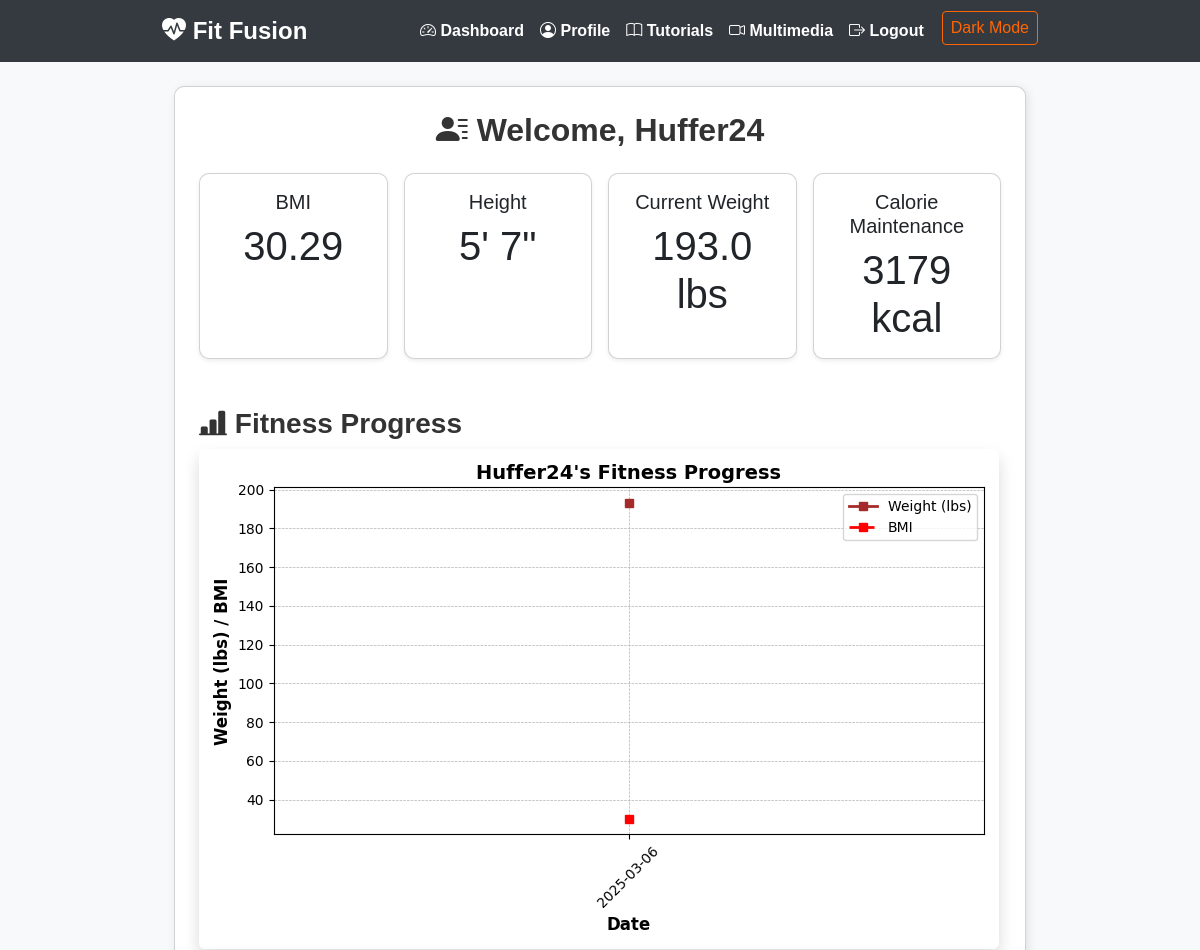
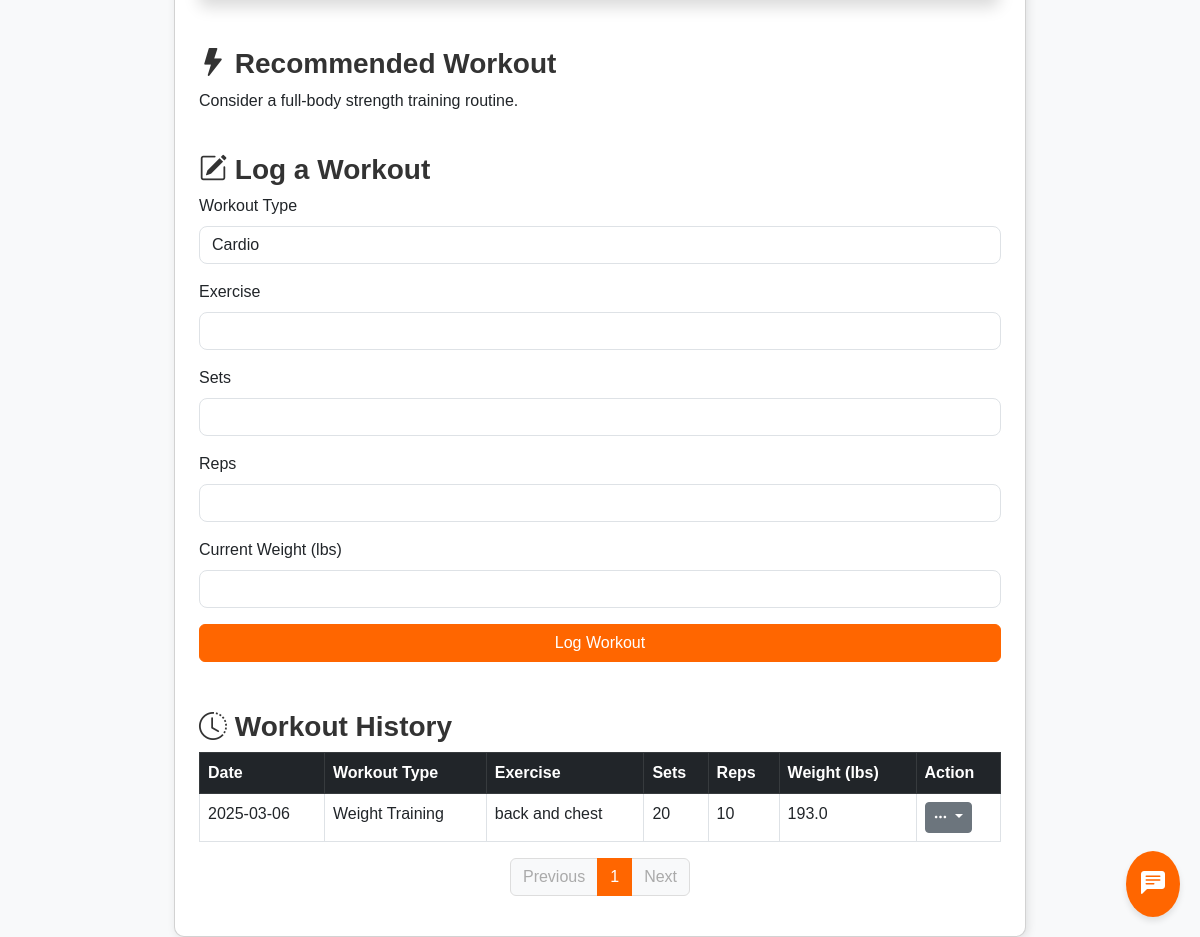
Page /dashboard (signed in) on the committed database (2 pictures, top to bottom).
### app.py (models this page shows)
class User(db.Model):
    id = db.Column(db.Integer, primary_key=True)
    username = db.Column(db.String(80), unique=True, nullable=False)
    email = db.Column(db.String(120), unique=True, nullable=False)
    password = db.Column(db.String(256), nullable=False)
    age = db.Column(db.Integer, nullable=False)
    gender = db.Column(db.String(10), nullable=False)
    height = db.Column(db.Float, nullable=False)  # Stored in meters
    weight = db.Column(db.Float, nullable=False)  # Stored in kg
    activity_level = db.Column(db.String(20), nullable=False)
    workout_preference = db.Column(db.String(20), nullable=True)
    goal = db.Column(db.String(50), nullable=True)

class WorkoutLog(db.Model):
    id = db.Column(db.Integer, primary_key=True)
    user_id = db.Column(db.Integer, db.ForeignKey('user.id'), nullable=False)
    workout_type = db.Column(db.String(50), nullable=False)
    exercise = db.Column(db.String(100), nullable=False)
    sets = db.Column(db.Integer, nullable=False)
    reps = db.Column(db.Integer, nullable=False)
    weight = db.Column(db.Float, nullable=True)  # in kg
    date = db.Column(db.DateTime, default=datetime.utcnow)
    user = db.relationship('User', backref=db.backref('workouts', lazy=True))

### app.py (the view)
@app.route('/dashboard')
def dashboard():
    if 'user_id' not in session:
        flash('Please log in first.', 'warning')
        return redirect(url_for('login'))
    user = User.query.get(session['user_id'])
    height_cm = user.height * 100.0
    bmi = calculate_bmi(user.weight, height_cm)
    tdee = calculate_tdee(user)
    calorie_plans = {
        'maintenance': tdee,
        'light_deficit': tdee - 250,
        'medium_deficit': tdee - 500,
        'extreme_deficit': tdee - 750
    }
    page = request.args.get('page', 1, type=int)
    pagination = WorkoutLog.query.filter_by(user_id=user.id)\
                        .order_by(WorkoutLog.date.asc())\
                        .paginate(page=page, per_page=10)
    workouts = pagination.items
    dates = [w.date.strftime('%Y-%m-%d') for w in workouts if w.weight]
    weights = [w.weight for w in workouts if w.weight]
    bmi_values = [calculate_bmi(w, height_cm) for w in weights]
    if dates:
        plt.figure(figsize=(8, 5))
        plt.plot(dates, [wt * 2.20462 for wt in weights],
                 marker='s', linestyle='-', color='brown', markersize=6, linewidth=2, label='Weight (lbs)')
        plt.plot(dates, bmi_values,
                 marker='s', linestyle='--', color='red', markersize=6, linewidth=2, label='BMI')
        plt.xlabel('Date', fontsize=12, fontweight='bold')
        plt.ylabel('Weight (lbs) / BMI', fontsize=12, fontweight='bold')
        plt.title(f"{user.username}'s Fitness Progress", fontsize=14, fontweight='bold')
        plt.legend()
        plt.xticks(rotation=45)
        plt.grid(True, linestyle='--', linewidth=0.5)
        plt.tight_layout()
        img = io.BytesIO()
        plt.savefig(img, format='png')
        img.seek(0)
        plot_url = base64.b64encode(img.getvalue()).decode()
    else:
        plot_url = None
    if user.workout_preference:
        pref = user.workout_preference.lower()
        if 'cardio' in pref:
            recommended_workout = "Try a 30-minute run or cycling session."
        elif 'weight' in pref:
            recommended_workout = "Consider a full-body strength training routine."
        elif 'strength' in pref:
            recommended_workout = "Focus on compound lifts like squats, deadlifts, and bench press."
        else:
            recommended_workout = "Keep up the great work with your fitness routine!"
    else:
        recommended_workout = "Keep up the great work with your fitness routine!"
    return render_template(
        'dashboard.html',
        user=user,
        bmi=bmi,
        calorie_plans=calorie_plans,
        plot_url=plot_url,
        workouts=workouts,
        recommended_workout=recommended_workout,
        pagination=pagination
    )

### app.py (called while the page is built)
def calculate_bmi(weight, height_cm):
    height_m = height_cm / 100.0
    return round(weight / (height_m ** 2), 2)

def calculate_tdee(user):
    height_cm = user.height * 100.0
    if user.gender.lower() == 'male':
        bmr = (10 * user.weight) + (6.25 * height_cm) - (5 * user.age) + 5
    else:
        bmr = (10 * user.weight) + (6.25 * height_cm) - (5 * user.age) - 161
    activity_factors = {
        'sedentary': 1.2,
        'light': 1.375,
        'moderate': 1.55,
        'active': 1.725,
        'very_active': 1.9
    }
    tdee = bmr * activity_factors.get(user.activity_level, 1.2)
    return round(tdee)

def height_to_feet_inches(meters):
    total_inches = round(meters / 0.0254)
    feet = total_inches // 12
    inches = total_inches % 12
    return f"{feet}' {inches}\""

### templates/dashboard.html (shortened to what this page needs)
{% extends "base.html" %}
{% block content %}
<div class="container mt-4">
  <div class="card p-4">
    <h2 class="mb-4 text-center">
      <i class="bi bi-person-lines-fill"></i> Welcome, {{ user.username }}
    </h2>
    <div class="row row-cols-2 row-cols-md-4 g-3 text-center mb-4">
      <div class="col">
        <div class="card shadow-sm h-100">
          <div class="card-body">
            <h5 class="card-title">BMI</h5>
            <p class="card-text display-6">{{ bmi }}</p>
          </div>
        </div>
      </div>
      <div class="col">
        <div class="card shadow-sm h-100">
          <div class="card-body">
            <h5 class="card-title">Height</h5>
            <p class="card-text display-6">{{ user.height | height_to_feet_inches }}</p>
          </div>
        </div>
      </div>
      <div class="col">
        <div class="card shadow-sm h-100">
          <div class="card-body">
            <h5 class="card-title">Current Weight</h5>
            <p class="card-text display-6">{{ (user.weight * 2.20462) | round(1) }} lbs</p>
          </div>
        </div>
      </div>
      <div class="col">
        <div class="card shadow-sm h-100">
          <div class="card-body">
            <h5 class="card-title">Calorie Maintenance</h5>
            <p class="card-text display-6">{{ calorie_plans['maintenance'] }} kcal</p>
          </div>
        </div>
      </div>
    </div>
    <h3 class="mt-4">
      <i class="bi bi-bar-chart-line-fill"></i> Fitness Progress
    </h3>
    <div class="chart-container mb-4">
      {% if plot_url %}
        <img class="img-fluid rounded shadow" alt="Fitness Progress Graph">
      {% else %}
        <p class="text-muted">No fitness data available yet. Log your weight to track progress!</p>
      {% endif %}
    </div>
    <h3 class="mt-4">
      <i class="bi bi-lightning-fill"></i> Recommended Workout
    </h3>
    <p>{{ recommended_workout }}</p>
    <h3 class="mt-4">
      <i class="bi bi-pencil-square"></i> Log a Workout
    </h3>
    <form method="POST" action="{{ url_for('log_workout') }}" class="mb-4">
      <div class="mb-3">
        <label class="form-label">Workout Type</label>
        <select name="workout_type" class="form-control">
          <option value="Cardio">Cardio</option>
        </select>
      </div>
      <div class="mb-3">
        <label class="form-label">Exercise</label>
        <input type="text" name="exercise" class="form-control" required>
      </div>
      <div class="mb-3">
        <label class="form-label">Sets</label>
        <input type="number" name="sets" class="form-control" required>
      </div>
      <div class="mb-3">
        <label class="form-label">Reps</label>
        <input type="number" name="reps" class="form-control" required>
      </div>
      <div class="mb-3">
        <label class="form-label">Current Weight (lbs)</label>
        <input type="number" step="0.1" name="weight" class="form-control">
      </div>
      <button type="submit" class="btn btn-primary w-100">Log Workout</button>
    </form>
    <h3 class="mt-4">
      <i class="bi bi-clock-history"></i> Workout History
    </h3>
    <table class="table table-bordered table-hover">
      <thead class="table-dark">
        <tr>
          <th>Date</th>
          <th>Workout Type</th>
          <th>Exercise</th>
          <th>Sets</th>
          <th>Reps</th>
          <th>Weight (lbs)</th>
          <th>Action</th>
        </tr>
      </thead>
      <tbody>
        {% for workout in workouts %}
        <tr id="workoutRow{{ workout.id }}">
          <td>{{ workout.date.strftime('%Y-%m-%d') }}</td>
          <td class="workout-type">{{ workout.workout_type }}</td>
          <td class="exercise">{{ workout.exercise }}</td>
          <td class="sets">{{ workout.sets }}</td>
          <td class="reps">{{ workout.reps }}</td>
          <td class="weight">{{ (workout.weight * 2.20462) | round(1) if workout.weight else '-' }}</td>
          <td>
            <div class="dropdown">
              <button class="btn btn-secondary btn-sm dropdown-toggle" type="button" id="dropdownMenuButton{{ workout.id }}" data-bs-toggle="dropdown" aria-expanded="false">
                <i class="bi bi-three-dots"></i>
              </button>
            </div>
          </td>
        </tr>
        {% endfor %}
      </tbody>
    </table>
    <nav aria-label="Workout history pagination">
      <ul class="pagination justify-content-center">
        {% if pagination.has_prev %}
          <li class="page-item">
            <a class="page-link" href="{{ url_for('dashboard', page=pagination.prev_num) }}">Previous</a>
          </li>
        {% else %}
          <li class="page-item disabled">
            <span class="page-link">Previous</span>
          </li>
        {% endif %}
        <li class="page-item active">
          <span class="page-link">{{ pagination.page }}</span>
        </li>
        {% if pagination.has_next %}
          <li class="page-item">
            <a class="page-link" href="{{ url_for('dashboard', page=pagination.next_num) }}">Next</a>
          </li>
        {% else %}
          <li class="page-item disabled">
            <span class="page-link">Next</span>
          </li>
        {% endif %}
      </ul>
    </nav>
  </div>
</div>
<button id="chat-icon">
  <i class="bi bi-chat-left-text-fill"></i>
</button>
{% endblock %}

### templates/base.html (style rules this page uses)
body { background-color: #f8f9fa; font-family: 'Arial', sans-serif; transition: background-color 0.3s, color 0.3s; }
.container { max-width: 900px; }
.card { box-shadow: 2px 2px 10px rgba(0, 0, 0, 0.1); border-radius: 10px; transition: background-color 0.3s, border-color 0.3s; }
.btn-primary { background-color: #ff6600; border-color: #ff6600; }
.form-control, .form-select { border-radius: 8px; }
h2, h3 { font-weight: bold; color: #333; transition: color 0.3s; }

### templates/dashboard.html (style rules this page uses)
.pagination .page-item .page-link { color: #ff6600; border: 1px solid #ff6600; background-color: #ffffff; }
.pagination .page-item.active .page-link { background-color: #ff6600; border-color: #ff6600; color: #ffffff; }
.pagination .page-item.disabled .page-link { color: #aaa; border-color: #ddd; background-color: #f8f9fa; }
#chat-icon { position: fixed; bottom: 20px; right: 20px; background-color: #ff6600; color: #fff; border: none; border-radius: 50%; padding: 15px; cursor: pointer; z-index: 1000; font-size: 24px; box-shadow: 0 4px 6px rgba(0,0,0,0.1); }

### rows in the picture
User: username "Huffer24", height|height_to_feet_inches "5' 7\"", (user.weight*2.20462)|round(1) "193.0"
WorkoutLog: date "2025-03-06", workout_type "Weight Training", exercise "back and chest", sets "20", reps "10", weight "193.0"

### other values in the picture
{{ bmi }} "30.29"
{{ calorie_plans['maintenance'] }} "3179"
{{ recommended_workout }} "Consider a full-body strength training routine."
{{ pagination.page }} "1"
